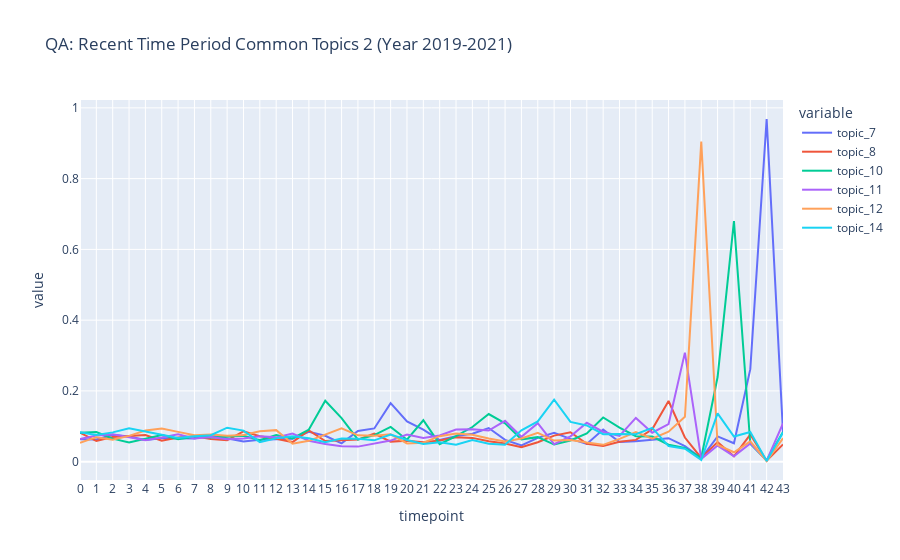

Here is the notebook cell this chart was saved with:
### Markdown cell above
## QA: Recent Time Period Common Topics 2 (Year 2019-2021)

### Code cell
fig = px.line(qa_dtm_td, x="timepoint", y=['topic_7', 'topic_8','topic_10','topic_11','topic_12','topic_14'],
              title='QA: Recent Time Period Common Topics 2 (Year 2019-2021)')
fig.update_xaxes(
    dtick="M1",
    tickformat="%b %d",
    ticklabelmode="period")
fig.show()

### Figure 1 — Plotly figure (JSON) as saved in the notebook; plotly's stock layout.template omitted (floating-point values rounded to 4 significant figures)
{"data": [{"hovertemplate": "variable=topic_7<br>timepoint=%{x}<br>value=%{y}<extra></extra>", "legendgroup": "topic_7", "line": {"color": "#636efa", "dash": "solid"}, "marker": {"symbol": "circle"}, "mode": "lines", "name": "topic_7", "orientation": "v", "showlegend": true, "type": "scatter", "x": [0, 1, 2, 3, 4, 5, 6, 7, 8, 9, 10, 11, 12, 13, 14, 15, 16, 17, 18, 19, 20, 21, 22, 23, 24, 25, 26, 27, 28, 29, 30, 31, 32, 33, 34, 35, 36, 37, 38, 39, 40, 41, 42, 43], "xaxis": "x", "y": [0.06313, 0.06275, 0.07624, 0.07139, 0.06147, 0.066, 0.06591, 0.06589, 0.07438, 0.06496, 0.05707, 0.06192, 0.06307, 0.06512, 0.08437, 0.07317, 0.0517, 0.08681, 0.09401, 0.1653, 0.114, 0.09049, 0.06108, 0.07229, 0.07927, 0.09518, 0.06174, 0.04574, 0.06738, 0.08151, 0.06445, 0.05019, 0.09065, 0.05578, 0.05774, 0.06264, 0.06654, 0.04432, 0.009699, 0.07149, 0.05204, 0.2615, 0.9685, 0.08283], "yaxis": "y"}, {"hovertemplate": "variable=topic_8<br>timepoint=%{x}<br>value=%{y}<extra></extra>", "legendgroup": "topic_8", "line": {"color": "#EF553B", "dash": "solid"}, "marker": {"symbol": "circle"}, "mode": "lines", "name": "topic_8", "orientation": "v", "showlegend": true, "type": "scatter", "x": [0, 1, 2, 3, 4, 5, 6, 7, 8, 9, 10, 11, 12, 13, 14, 15, 16, 17, 18, 19, 20, 21, 22, 23, 24, 25, 26, 27, 28, 29, 30, 31, 32, 33, 34, 35, 36, 37, 38, 39, 40, 41, 42, 43], "xaxis": "x", "y": [0.0824, 0.05838, 0.06961, 0.07139, 0.07525, 0.05918, 0.06861, 0.07208, 0.06397, 0.06047, 0.08574, 0.07176, 0.06504, 0.0554, 0.08834, 0.05826, 0.06051, 0.06238, 0.07941, 0.05675, 0.05947, 0.05487, 0.05976, 0.06928, 0.06732, 0.05795, 0.05117, 0.04075, 0.05509, 0.07374, 0.08333, 0.05051, 0.04468, 0.05617, 0.06169, 0.09137, 0.1715, 0.06839, 0.01048, 0.05563, 0.01504, 0.07663, 0.002706, 0.04872], "yaxis": "y"}, {"hovertemplate": "variable=topic_10<br>timepoint=%{x}<br>value=%{y}<extra></extra>", "legendgroup": "topic_10", "line": {"color": "#00cc96", "dash": "solid"}, "marker": {"symbol": "circle"}, "mode": "lines", "name": "topic_10", "orientation": "v", "showlegend": true, "type": "scatter", "x": [0, 1, 2, 3, 4, 5, 6, 7, 8, 9, 10, 11, 12, 13, 14, 15, 16, 17, 18, 19, 20, 21, 22, 23, 24, 25, 26, 27, 28, 29, 30, 31, 32, 33, 34, 35, 36, 37, 38, 39, 40, 41, 42, 43], "xaxis": "x", "y": [0.08181, 0.08401, 0.0652, 0.05417, 0.06502, 0.07526, 0.06376, 0.07062, 0.06843, 0.07171, 0.07316, 0.06098, 0.07539, 0.06567, 0.09069, 0.1724, 0.123, 0.06256, 0.07518, 0.09834, 0.06212, 0.1171, 0.04959, 0.07245, 0.09798, 0.1348, 0.1082, 0.06325, 0.0694, 0.04844, 0.05993, 0.07986, 0.1249, 0.09637, 0.07192, 0.071, 0.04808, 0.03881, 0.01097, 0.2394, 0.6798, 0.05056, 0.003729, 0.08358], "yaxis": "y"}, {"hovertemplate": "variable=topic_11<br>timepoint=%{x}<br>value=%{y}<extra></extra>", "legendgroup": "topic_11", "line": {"color": "#ab63fa", "dash": "solid"}, "marker": {"symbol": "circle"}, "mode": "lines", "name": "topic_11", "orientation": "v", "showlegend": true, "type": "scatter", "x": [0, 1, 2, 3, 4, 5, 6, 7, 8, 9, 10, 11, 12, 13, 14, 15, 16, 17, 18, 19, 20, 21, 22, 23, 24, 25, 26, 27, 28, 29, 30, 31, 32, 33, 34, 35, 36, 37, 38, 39, 40, 41, 42, 43], "xaxis": "x", "y": [0.0643, 0.07419, 0.07734, 0.06992, 0.06068, 0.06845, 0.07725, 0.06553, 0.06954, 0.06356, 0.06585, 0.07176, 0.06874, 0.07942, 0.05908, 0.05022, 0.04357, 0.04263, 0.05134, 0.05965, 0.07677, 0.06718, 0.07388, 0.09098, 0.09201, 0.08817, 0.1154, 0.0703, 0.1087, 0.04953, 0.07163, 0.11, 0.08406, 0.07292, 0.1238, 0.08194, 0.1063, 0.3082, 0.007937, 0.04554, 0.01521, 0.05168, 0.003264, 0.1081], "yaxis": "y"}, {"hovertemplate": "variable=topic_12<br>timepoint=%{x}<br>value=%{y}<extra></extra>", "legendgroup": "topic_12", "line": {"color": "#FFA15A", "dash": "solid"}, "marker": {"symbol": "circle"}, "mode": "lines", "name": "topic_12", "orientation": "v", "showlegend": true, "type": "scatter", "x": [0, 1, 2, 3, 4, 5, 6, 7, 8, 9, 10, 11, 12, 13, 14, 15, 16, 17, 18, 19, 20, 21, 22, 23, 24, 25, 26, 27, 28, 29, 30, 31, 32, 33, 34, 35, 36, 37, 38, 39, 40, 41, 42, 43], "xaxis": "x", "y": [0.0532, 0.06929, 0.06189, 0.07287, 0.08825, 0.0938, 0.08427, 0.07463, 0.07661, 0.0734, 0.0755, 0.08606, 0.08918, 0.051, 0.0589, 0.07748, 0.0944, 0.07451, 0.07306, 0.07724, 0.05151, 0.05383, 0.07207, 0.07996, 0.07628, 0.0653, 0.05723, 0.06544, 0.08184, 0.05983, 0.06149, 0.05396, 0.04765, 0.06445, 0.08346, 0.06478, 0.08499, 0.1272, 0.9045, 0.04734, 0.02668, 0.05743, 0.001962, 0.06621], "yaxis": "y"}, {"hovertemplate": "variable=topic_14<br>timepoint=%{x}<br>value=%{y}<extra></extra>", "legendgroup": "topic_14", "line": {"color": "#19d3f3", "dash": "solid"}, "marker": {"symbol": "circle"}, "mode": "lines", "name": "topic_14", "orientation": "v", "showlegend": true, "type": "scatter", "x": [0, 1, 2, 3, 4, 5, 6, 7, 8, 9, 10, 11, 12, 13, 14, 15, 16, 17, 18, 19, 20, 21, 22, 23, 24, 25, 26, 27, 28, 29, 30, 31, 32, 33, 34, 35, 36, 37, 38, 39, 40, 41, 42, 43], "xaxis": "x", "y": [0.08298, 0.07528, 0.08286, 0.09452, 0.0851, 0.0769, 0.06699, 0.07171, 0.07475, 0.09617, 0.08779, 0.05535, 0.06652, 0.07153, 0.06631, 0.05532, 0.06543, 0.06464, 0.06038, 0.07678, 0.06128, 0.04977, 0.055, 0.04775, 0.06119, 0.05094, 0.04807, 0.08878, 0.1139, 0.1753, 0.1125, 0.1023, 0.07774, 0.07844, 0.07747, 0.09566, 0.04407, 0.03651, 0.005197, 0.1364, 0.07116, 0.08398, 0.002148, 0.08283], "yaxis": "y"}], "layout": {"legend": {"title": {"text": "variable"}, "tracegroupgap": 0}, "title": {"text": "QA: Recent Time Period Common Topics 2 (Year 2019-2021)"}, "xaxis": {"anchor": "y", "domain": [0, 1], "dtick": "M1", "tickformat": "%b %d", "ticklabelmode": "period", "title": {"text": "timepoint"}}, "yaxis": {"anchor": "x", "domain": [0, 1], "title": {"text": "value"}}}}
